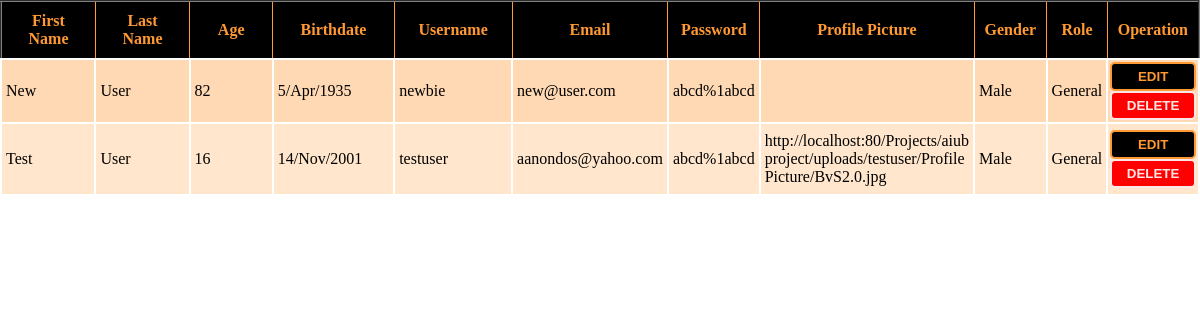
Screenshot of /admin/user.php (signed in) with the database file from the repository.
### tables this page shows
CREATE TABLE `users` (
  `user_id` int(11) NOT NULL,
  `fname` varchar(80) DEFAULT NULL,
  `lname` varchar(80) DEFAULT NULL,
  `age` int(11) DEFAULT NULL,
  `bdate` varchar(11) DEFAULT NULL,
  `username` varchar(120) DEFAULT NULL,
  `email` varchar(50) DEFAULT NULL,
  `password` varchar(100) DEFAULT NULL,
  `pro_pic` varchar(180) DEFAULT NULL,
  `gender` varchar(20) DEFAULT NULL,
  `role` int(11) DEFAULT NULL,
  `del` tinyint(1) DEFAULT '0'
);

CREATE TABLE `user_role` (
  `role_id` int(11) NOT NULL,
  `role_name` varchar(50) DEFAULT NULL
);

### Controllers/login_controller.php (called while the page is built, shortened)
<?php
require_once(get_include_path()."\Projects\aiub project\Models\UserModel.php");
class Login{
    function Login()
    {
        $this->user = new UserModel();
    }
}
 ?>

### Models/Models.php (called while the page is built, shortened)
<?php
class Models{
    public $server;
    public $user;
    public $pass;
    public $db;
    protected $conn;
    function Models($server = "localhost:3306" , $user = "root" , $pass ="" , $db = "is_that_crime")
    {
        $this->server = $server;
        $this->user = $user;
        $this->pass = $pass;
        $this->db = $db;
    }
    private function openConnection()
    {
        $this->conn = new mysqli($this->server , $this->user , $this->pass , $this->db);
        if($this->conn->connect_error)
        {
            $this->errorMessage($this->conn->connect_error);
            return false;
        }
        else
            return true;
    }
    function executeQuery($query)
    {
        if($this->openConnection())
        {
            if($this->result = $this->conn->query($query))
            {
                if($this->result->num_rows > 0)
                {
                    return $this->result;
                }
                else
                {
                    $this->closeConnection();
                    return false;
                }
            }
            else
            {
                $this->errorMessage($this->conn->error);
                return false;
            }
        }
        else
        {
            $this->errorMessage($this->conn->error);
            return false;
        }
    }
}
?>

### Models/UserModel.php (called while the page is built, shortened)
<?php
require_once('Models.php');
class UserModel extends Models{
    function getAllUsersExcept($id)
    {
        $result = $this->executeQuery("select * from users where del = false and user_id != $id");
        if($result->num_rows > 0)
            return $result;
        else
            return false;
    }
    function getRoleName($role)
    {
        $role_name = $this->executeQuery("select role_name from user_role where role_id = $role");
        $role_name = $role_name->fetch_assoc();
        $role_name = $role_name["role_name"];
        return $role_name;
    }
}
 ?>

### Controllers/AdminController.php (called while the page is built, shortened)
<?php
require_once(get_include_path()."\Projects\aiub project\Models\UserModel.php");
require_once(get_include_path()."\Projects\aiub project\Controllers\login_controller.php");
class AdminController extends Login{
	function getRoleName($role)
	{
		return $this->user->getRoleName($role);
	}
	function getAllUsersExcept($id)
	{
		return $this->user->getAllUsersExcept($id);
	}
}
?>

### admin/user.php (the view, shortened to what this page needs)
<html>
<head>
    <link rel="stylesheet" type="text/css" href="http://localhost:<?php echo  $_SERVER["SERVER_PORT"];?>/Projects/aiub%20project/css/admin_user_style.css">
    <?php
    require_once(get_include_path()."\Projects\aiub project\Controllers\AdminController.php");
    $admincontrol = new AdminController();
    ?>
</head>
<body>
<div>
   <?php
    $users = $admincontrol->getAllUsersExcept($_SESSION["user_id"]);
    echo "<table border = '2'>";
    echo "<tr>
            <th>First Name</th>
            <th>Last Name</th>
            <th>Age</th>
            <th>Birthdate</th>
            <th>Username</th>
            <th>Email</th>
            <th>Password</th>
            <th>Profile Picture</th>
            <th>Gender</th>
            <th>Role</th>
            <th>Operation</th>
         </tr>";
	while($user = $users->fetch_assoc())
	{
        echo "<tr id='{$user['user_id']}'>
                <td>{$user['fname']}</td>
                <td>{$user['lname']}</td>
                <td>{$user['age']}</td>
                <td>{$user['bdate']}</td>
                <td id='td-username'>{$user['username']}</td>
                <td id='td-email'>{$user['email']}</td>
                <td id='td-password'>{$user['password']}</td>
                <td id='td-pictures'>{$user['pro_pic']}</td>
                <td>{$user['gender']}</td>
                <td>{$admincontrol->getRoleName($user['role'])}</td>
                <td id='operation'><a href = 'user_edit.php?user_id={$user['user_id']}'><button id='edit-button'>EDIT</button></a><button id='delete-button' onclick='rmvUser({$user['user_id']})'>DELETE</button></td>
             </tr>";
	}
	echo "</table>";
   ?>
</div>
</body>
</html>

### css/admin_user_style.css (style rules this page uses)
table { width: 100%; border-collapse: collapse; }
tr:nth-child(odd) { background-color:#ffe6cc; }
tr:nth-child(even) { background-color: #ffd9b3; }
body { margin:0px; padding: 0px; }
th { width:20%; border:2px 1px 0px 1px; border-color:#ff9933; border-style:solid; background-color: black; padding:10px; color:#ff9933; text-align: center; }
td { width:20%; border:2px solid white; padding:8px 4px 8px 4px; text-align:left; text-transform: capitalize; }
#td-pictures { text-transform: none; }
#td-password { text-transform: none; }
#td-email { text-transform: none; }
#td-username { text-transform: none; }
#operation { text-align: center; padding:2px; }
#edit-button { width:100%; height:100%; padding:5px; background-color: black; border:2px solid #ff9933; border-radius: 5px; color:#ff9933; font-weight: bold; }
#delete-button { width:100%; height:100%; padding:5px; background-color:#ff0000; border:2px solid #ffe6e6; border-radius: 5px; color:#ffe6e6; font-weight: bold; }

### rows the page displays
users: fname "New", lname "User", age "82", bdate "5/Apr/1935", username "newbie", email "new@user.com", password "abcd%1abcd", gender "Male", role.role_name "General"
users: fname "Test", lname "User", age "16", bdate "14/Nov/2001", username "testuser", email "aanondos@yahoo.com", password "abcd%1abcd", pro_pic "http://localhost:80/Projects/aiub project/uploads/testuser/Profile Picture/BvS2.0.jpg", gender "Male", role.role_name "General"
